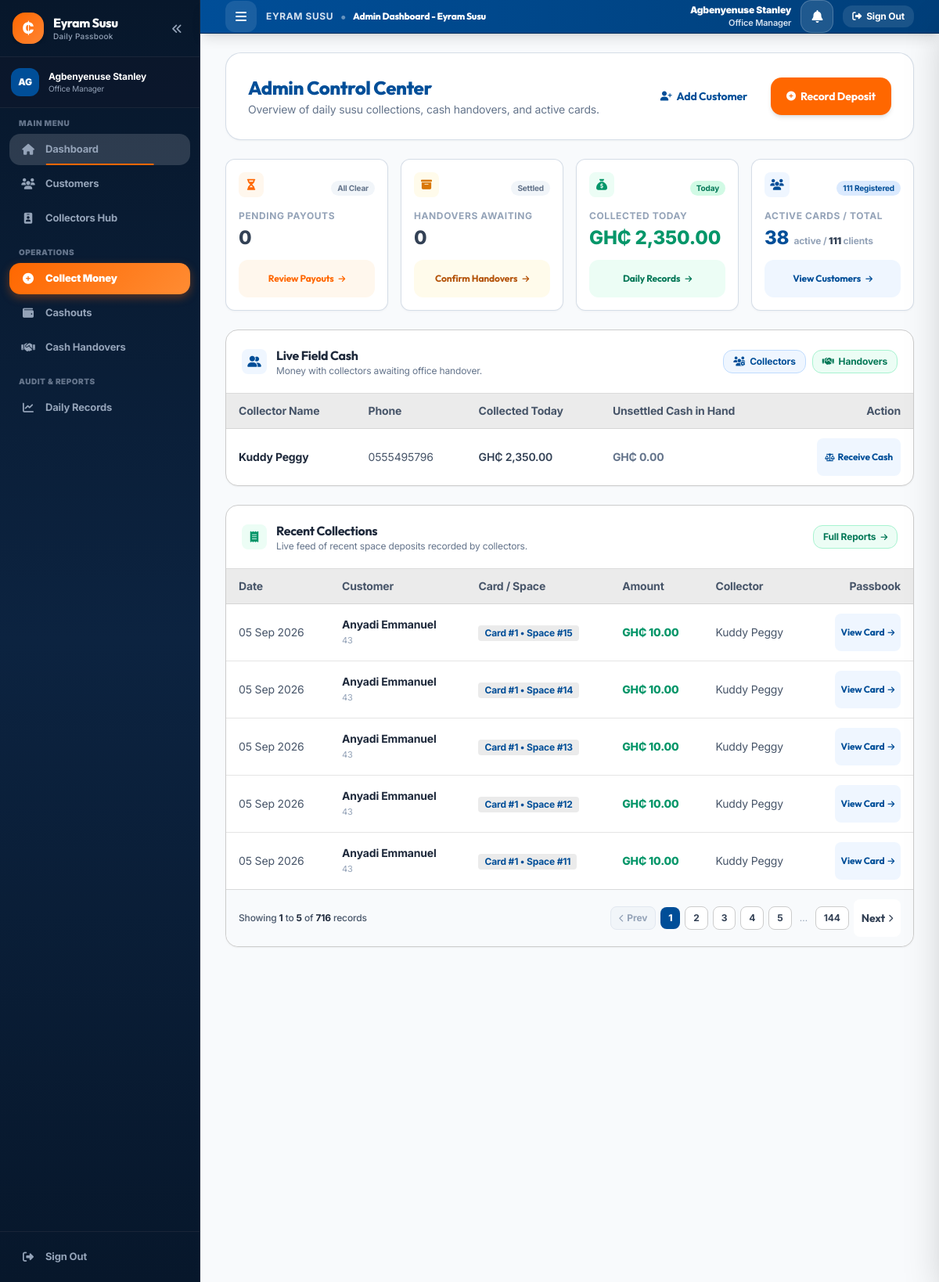
Page /admin_dashboard.php (signed in) on the committed database.
### tables this page shows
CREATE TABLE `users` (
  `id` int(11) NOT NULL,
  `full_name` varchar(100) NOT NULL,
  `username` varchar(50) NOT NULL,
  `password_hash` varchar(255) NOT NULL,
  `role` enum('admin','collector') NOT NULL DEFAULT 'collector',
  `phone` varchar(20) DEFAULT NULL,
  `is_active` tinyint(1) DEFAULT 1,
  `created_at` timestamp NOT NULL DEFAULT current_timestamp()
);

CREATE TABLE `deposits` (
  `id` int(11) NOT NULL,
  `card_id` int(11) NOT NULL,
  `customer_id` int(11) NOT NULL,
  `collector_id` int(11) NOT NULL,
  `space_number` int(11) NOT NULL,
  `amount` decimal(10,2) NOT NULL,
  `deposit_date` date NOT NULL,
  `handover_id` int(11) DEFAULT NULL,
  `created_at` timestamp NOT NULL DEFAULT current_timestamp()
);

CREATE TABLE `customers` (
  `id` int(11) NOT NULL,
  `account_number` varchar(20) NOT NULL,
  `full_name` varchar(100) NOT NULL,
  `gender` varchar(10) DEFAULT NULL,
  `phone` varchar(20) NOT NULL,
  `location` varchar(255) DEFAULT NULL,
  `assigned_collector_id` int(11) DEFAULT NULL,
  `change_balance` decimal(10,2) DEFAULT 0.00,
  `is_active` tinyint(1) DEFAULT 1,
  `created_at` timestamp NOT NULL DEFAULT current_timestamp()
);

CREATE TABLE `susu_cards` (
  `id` int(11) NOT NULL,
  `customer_id` int(11) NOT NULL,
  `card_number` int(11) NOT NULL DEFAULT 1,
  `daily_amount` decimal(10,2) NOT NULL,
  `total_spaces` int(11) NOT NULL DEFAULT 31,
  `spaces_filled` int(11) NOT NULL DEFAULT 0,
  `total_saved` decimal(10,2) NOT NULL DEFAULT 0.00,
  `status` enum('active','completed','closed_early') NOT NULL DEFAULT 'active',
  `created_at` timestamp NOT NULL DEFAULT current_timestamp(),
  `closed_at` timestamp NULL DEFAULT NULL
);

### admin_dashboard.php (the view, shortened to what the rows shown need)
<?php
require_once __DIR__ . '/includes/functions.php';
$pdo = get_db_connection();
$stmtCollectors = $pdo->query("
    SELECT u.id, u.full_name, u.phone,
           COALESCE(SUM(CASE WHEN d.handover_id IS NULL THEN d.amount ELSE 0 END), 0.00) as cash_in_hand,
           COALESCE(SUM(CASE WHEN d.deposit_date = CURRENT_DATE THEN d.amount ELSE 0 END), 0.00) as today_collected
    FROM users u
    LEFT JOIN deposits d ON u.id = d.collector_id
    WHERE u.role = 'collector' AND u.is_active = 1
    GROUP BY u.id, u.full_name, u.phone
");
$collectors = $stmtCollectors->fetchAll();
$stmtRecent = $pdo->query("
    SELECT d.*, c.full_name as customer_name, c.account_number, u.full_name as collector_name, sc.card_number
    FROM deposits d
    JOIN customers c ON d.customer_id = c.id
    JOIN users u ON d.collector_id = u.id
    JOIN susu_cards sc ON d.card_id = sc.id
    ORDER BY d.id DESC
");
$allRecentDeposits = $stmtRecent->fetchAll();
$recentPage = max(1, (int)($_GET['recent_page'] ?? 1));
$pagedRecent = paginate_array($allRecentDeposits, 5, $recentPage);
$recentDeposits = $pagedRecent['items'];
require_once __DIR__ . '/includes/header.php';
?>
<div class="space-y-6">
    <div class="flex flex-col sm:flex-row sm:items-center sm:justify-between gap-4 section-card">
        <div>
            <h1 class="text-xl sm:text-2xl font-extrabold text-steel_azure">Admin Control Center</h1>
        </div>
    </div>
    <div class="bg-white rounded-2xl border border-silver-600 shadow-sm overflow-hidden">
        <div class="p-4 sm:p-5 border-b border-silver-600/70 flex items-center justify-between">
            <div class="flex items-center gap-3">
                <div>
                    <h2 class="text-base font-bold text-slate-800">Live Field Cash</h2>
                </div>
            </div>
        </div>
        <div class="overflow-x-auto">
            <table class="w-full text-left text-xs sm:text-sm">
                <thead class="bg-platinum text-slate-600 font-semibold border-b border-silver-600/70">
                    <tr>
                        <th class="py-3 px-4">Collector Name</th>
                        <th class="py-3 px-4">Phone</th>
                        <th class="py-3 px-4">Collected Today</th>
                        <th class="py-3 px-4">Unsettled Cash in Hand</th>
                        <th class="py-3 px-4 text-right">Action</th>
                    </tr>
                </thead>
                <tbody class="divide-y divide-silver-600/50">
                    <?php if (empty($collectors)): ?>
                        <tr>
                            <td colspan="5" class="text-center">
                                <div class="empty-state">
                                    <div class="empty-state-icon bg-slate-100 text-slate-400">
                                        <i class="fa-solid fa-users text-2xl"></i>
                                    </div>
                                    <div class="empty-state-title">No Active Collectors</div>
                                    <div class="empty-state-text">No active collectors registered yet. Add collectors from the system settings.</div>
                                </div>
                            </td>
                        </tr>
                    <?php else: ?>
                        <?php foreach ($collectors as $col): ?>
                            <tr class="hover:bg-platinum-800 transition">
                                <td class="py-3 px-4 font-bold text-slate-800">
                                    <?= htmlspecialchars($col['full_name']) ?>
                                </td>
                                <td class="py-3 px-4 text-slate-600">
                                    <?= htmlspecialchars($col['phone'] ?: 'N/A') ?>
                                </td>
                                <td class="py-3 px-4 text-slate-700 font-semibold">
                                    <?= format_money($col['today_collected']) ?>
                                </td>
                                <td class="py-3 px-4 font-bold <?= $col['cash_in_hand'] > 0 ? 'text-pumpkin_spice' : 'text-slate-500' ?>">
                                    <?= format_money($col['cash_in_hand']) ?>
                                </td>
                                <td class="py-3 px-4 text-right">
                                    <a href="daily_handover.php?collector_id=<?= $col['id'] ?>" class="btn-touch px-2.5 py-1 text-xs font-bold text-steel_azure hover:text-white hover:bg-steel_azure bg-blue-50 rounded-lg transition border border-blue-200 inline-flex items-center gap-1">
                                        <i class="fa-solid fa-scale-balanced text-[10px]"></i>
                                        <span>Receive Cash</span>
                                    </a>
                                </td>
                            </tr>
                        <?php endforeach; ?>
                    <?php endif; ?>
                </tbody>
            </table>
        </div>
    </div>
    <div class="bg-white rounded-2xl border border-silver-600 shadow-sm overflow-hidden">
        <div class="p-4 sm:p-5 border-b border-silver-600/70 flex items-center justify-between">
            <div class="flex items-center gap-3">
                <div>
                    <h2 class="text-base font-bold text-slate-800">Recent Collections</h2>
                </div>
            </div>
        </div>
        <div class="overflow-x-auto">
            <table class="w-full text-left text-xs sm:text-sm">
                <thead class="bg-platinum text-slate-600 font-semibold border-b border-silver-600/70">
                    <tr>
                        <th class="py-3 px-4">Date</th>
                        <th class="py-3 px-4">Customer</th>
                        <th class="py-3 px-4">Card / Space</th>
                        <th class="py-3 px-4">Amount</th>
                        <th class="py-3 px-4">Collector</th>
                        <th class="py-3 px-4 text-right">Passbook</th>
                    </tr>
                </thead>
                <tbody class="divide-y divide-silver-600/50">
                    <?php if (empty($recentDeposits)): ?>
                        <tr>
                            <td colspan="6" class="text-center">
                                <div class="empty-state">
                                    <div class="empty-state-icon bg-emerald-50 text-emerald-600">
                                        <i class="fa-solid fa-coins text-2xl"></i>
                                    </div>
                                    <div class="empty-state-title">No Deposits Yet</div>
                                    <div class="empty-state-text">Take the first deposit to see collections here.</div>
                                </div>
                            </td>
                        </tr>
                    <?php else: ?>
                        <?php foreach ($recentDeposits as $dep): ?>
                            <tr class="hover:bg-platinum-800 transition">
                                <td class="py-3 px-4 text-slate-600 whitespace-nowrap">
                                    <?= date('d M Y', strtotime($dep['deposit_date'])) ?>
                                </td>
                                <td class="py-3 px-4">
                                    <div class="font-bold text-slate-800"><?= htmlspecialchars($dep['customer_name']) ?></div>
                                    <div class="text-[11px] text-slate-400"><?= htmlspecialchars($dep['account_number']) ?></div>
                                </td>
                                <td class="py-3 px-4 whitespace-nowrap">
                                    <span class="inline-flex items-center px-2 py-0.5 rounded text-xs font-bold bg-platinum text-steel_azure">
                                        Card #<?= $dep['card_number'] ?> &bull; Space #<?= $dep['space_number'] ?>
                                    </span>
                                </td>
                                <td class="py-3 px-4 font-extrabold text-emerald-600 whitespace-nowrap">
                                    <?= format_money($dep['amount']) ?>
                                </td>
                                <td class="py-3 px-4 text-slate-600 whitespace-nowrap">
                                    <?= htmlspecialchars($dep['collector_name']) ?>
                                </td>
                                <td class="py-3 px-4 text-right whitespace-nowrap">
                                    <a href="view_card.php?id=<?= $dep['card_id'] ?>" class="btn-touch px-2 py-1 text-xs font-bold text-steel_azure hover:text-white hover:bg-steel_azure bg-blue-50 rounded-lg transition border border-blue-200 inline-flex items-center gap-1">
                                        <span>View Card</span>
                                        <i class="fa-solid fa-arrow-right text-[10px]"></i>
                                    </a>
                                </td>
                            </tr>
                        <?php endforeach; ?>
                    <?php endif; ?>
                </tbody>
            </table>
        </div>
    </div>
</div>
<?php require_once __DIR__ . '/includes/footer.php'; ?>

### rows in the picture
users: full_name "Kuddy Peggy", phone "0555495796", today_collected "GH₵ 2,350.00", cash_in_hand "GH₵ 0.00"
deposits: deposit_date "05 Sep 2026", customer.full_name "Anyadi Emmanuel", customer.account_number "43", card.card_number "1", space_number "15", amount "GH₵ 10.00", collector.full_name "Kuddy Peggy"
deposits: deposit_date "05 Sep 2026", customer.full_name "Anyadi Emmanuel", customer.account_number "43", card.card_number "1", space_number "14", amount "GH₵ 10.00", collector.full_name "Kuddy Peggy"
deposits: deposit_date "05 Sep 2026", customer.full_name "Anyadi Emmanuel", customer.account_number "43", card.card_number "1", space_number "13", amount "GH₵ 10.00", collector.full_name "Kuddy Peggy"
deposits: deposit_date "05 Sep 2026", customer.full_name "Anyadi Emmanuel", customer.account_number "43", card.card_number "1", space_number "12", amount "GH₵ 10.00", collector.full_name "Kuddy Peggy"
deposits: deposit_date "05 Sep 2026", customer.full_name "Anyadi Emmanuel", customer.account_number "43", card.card_number "1", space_number "11", amount "GH₵ 10.00", collector.full_name "Kuddy Peggy"

### other values in the picture
substr($currentUser['full_name'], 0, 2) "AG"
$currentUser['full_name'] "Agbenyenuse Stanley"
$pageTitle "Admin Dashboard - Eyram Susu"
$stats['pending_payouts'] "0"
$stats['pending_handovers'] "0"
format_money($stats['today_collections']) "GH₵ 2,350.00"
$stats['total_customers'] "111"
$stats['active_cards'] "38"
$startItem "1"
$endItem "5"
$totalItems "716"
$totalPages "144"
